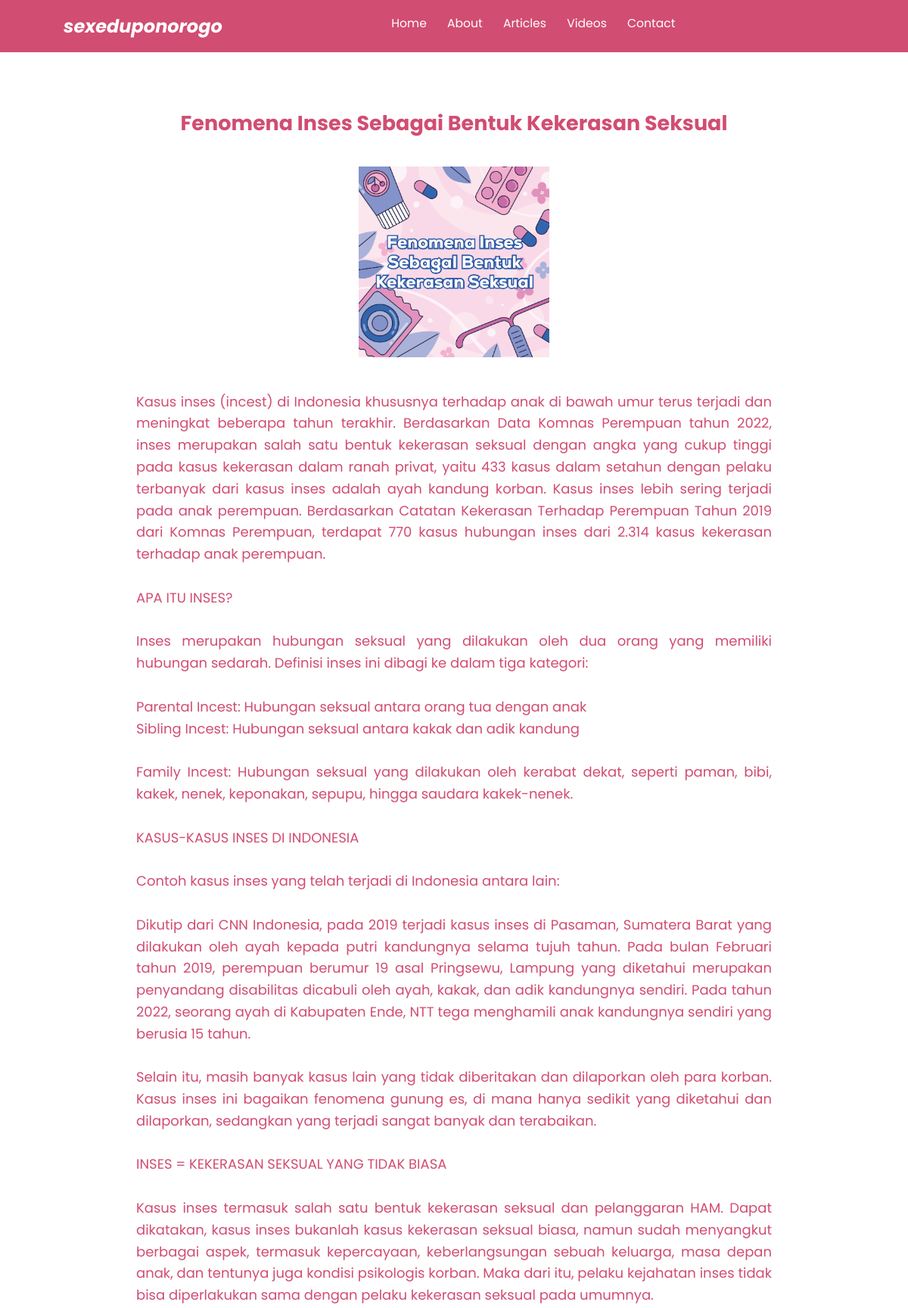
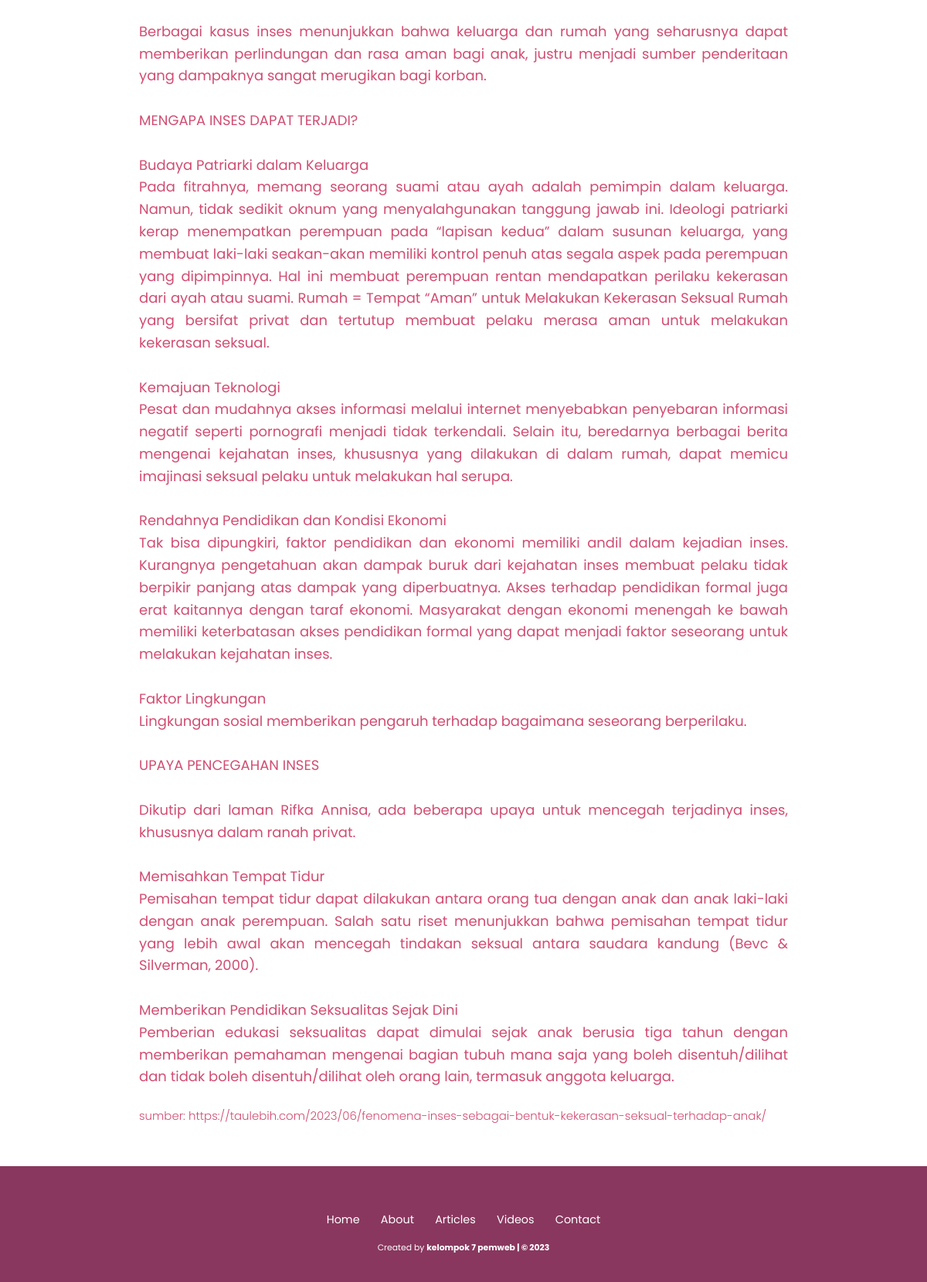
Page /article/article10.php on the committed database (2 pictures, top to bottom).
### tables this page shows
CREATE TABLE `article` (
  `id` int(11) NOT NULL,
  `title` varchar(100) NOT NULL,
  `synopsis` text NOT NULL,
  `description` longtext NOT NULL,
  `picture` varchar(250) NOT NULL,
  `source` varchar(200) NOT NULL
);

### functions.php (called while the page is built, shortened)
<?php
$conn = mysqli_connect("localhost", "root", "", "sex_education");
function query($query){
    global $conn;
    $result = mysqli_query($conn, $query);
    $rows = [];
    while($row = mysqli_fetch_assoc($result)){
        $rows[] = $row;
    }
    return $rows;
}
?>

### article/article10.php (the view, shortened to what this page needs)
<?php
require '../functions.php';
$article = query("SELECT * FROM article LIMIT 9,1");
?>
<!DOCTYPE html>
<html lang="en">
  <head>
    <link rel="stylesheet" href="../css/style.css" />
  </head>
  <body>
    <nav class="navbar">
      <a href="../index.php" class="navbar-logo">sexeduponorogo</a>
      <div class="navbar-nav">
        <a href="../index.php">Home</a>
        <a href="../about.php">About</a>
        <a href="../article.php">Articles</a>
        <a href="../video.php">Videos</a>
        <a href="../contact.php">Contact</a>
      </div>
    </nav>
    <section id="article-sub" class="article-sub">
      <div class="row">
        <?php foreach ($article as $row) : ?>
        <div class="content">
          <h2 class="title"><?= $row["title"]; ?></h2>
          <img src="../img/article/<?= $row["picture"]; ?>" class="article-img" alt="" />
          <p>
          <?= $row["description"]; ?>
          </p>
          <h5>sumber: <?= $row["source"]; ?></h5>
        </div>
        <?php endforeach; ?>
      </div>
    </section>
    <footer>
      <div class="links">
        <a href="../index.php">Home</a>
        <a href="../about.php">About</a>
        <a href="../article.php">Articles</a>
        <a href="../video.php">Videos</a>
        <a href="../contact.php">Contact</a>
      </div>
      <div class="credit">
        <p>
          Created by
          <a href="">kelompok 7 pemweb | &copy; 2023</a>
        </p>
      </div>
    </footer>
  </body>
</html>

### css/style.css (style rules this page uses)
:root { --primary: #d14d72; --bg: #fff; --second: #fcc8d1; }
* { font-family: "Poppins", sans-serif; margin: 0; padding: 0; box-sizing: border-box; outline: none; border: none; text-decoration: none; }
html { scroll-behavior: smooth; }
body { font-family: "Poppins", sans-serif; background-color: var(--bg); color: var(--primary); }
.navbar { display: flex; justify-content: space-between; align-items: center; padding: 1.4rem 7%; background-color: var(--primary); top: 0; left: 0; right: 0; z-index: 9999; }
.navbar .navbar-logo { font-size: 2rem; font-weight: 700; color: #fff; font-style: italic; }
.navbar .navbar-nav a { text-align: right; color: #fff; display: inline-block; font-size: 1.3rem; margin: 0 1rem; }
.navbar .navbar-nav a::after { content: ""; display: block; padding-bottom: 0.5rem; border-bottom: 0.1rem solid var(--bg); transform: scaleX(0); transition: 0.2s linear; }
.article-sub { min-height: 100vh; background-color: var(--bg); padding: 1rem 7% 1.4rem; }
.article-sub .row { display: flex; }
.article-sub .row .content { color: var(--primary); text-align: center; max-width: 70rem; margin: auto; line-height: 1.6; font-size: 1.5rem; }
.article-sub .row .content .title { margin-top: 2rem auto 0.5rem; }
.article-sub .row .content .article-img { padding-top: 3rem; padding-bottom: 3rem; width: 30%; }
.article-sub .row .content p { text-align: justify; }
.article-sub .row .content h5 { color: var(--primary); text-align: left; padding-top: 2rem; font-weight: 300; margin-top: 2rem auto 0.5rem; }
.row { width: 100%; display: flex; justify-content: center; align-items: center; margin-top: 5rem; }
footer { background-color: #89375f; text-align: center; padding: 5rem 0 3rem; margin-top: 3rem; }
footer .links { margin-bottom: 1.4rem; }
footer .links a { color: var(--bg); padding: 0.7rem 1rem; font-size: 1.2rem; }
footer .credit { font-size: 0.9rem; }
footer .credit a { color: var(--bg); font-weight: 700; }
footer .credit p { color: var(--bg); }
@media (max-width: 1366px) { html { font-size: 75%; } }

### rows in the picture
article: title "Fenomena Inses Sebagai Bentuk Kekerasan Seksual", picture (picture), description "Kasus inses (incest) di Indonesia khususnya terhadap anak di bawah umur terus terjadi dan meningkat beberapa tahun terakhir. Berdasarkan Data Komnas Perempuan tahun 2022, inses merupakan salah satu bentuk kekerasan seksual dengan angka yang cukup tinggi pada kasus kekerasan dalam ranah privat, yaitu 433 kasus dalam setahun dengan pelaku terbanyak dari kasus inses adalah ayah kandung korban. Kasus inses lebih sering terjadi pada anak perempuan. Berdasarkan Catatan Kekerasan Terhadap Perempuan Tahun 2019 dari Komnas Perempuan, terdapat 770 kasus hubungan inses dari 2.314 kasus kekerasan terhadap anak perempuan. APA ITU INSES? Inses merupakan hubungan seksual yang dilakukan oleh dua orang yang…", source "https://taulebih.com/2023/06/fenomena-inses-sebagai-bentuk-kekerasan-seksual-terhadap-anak/"
